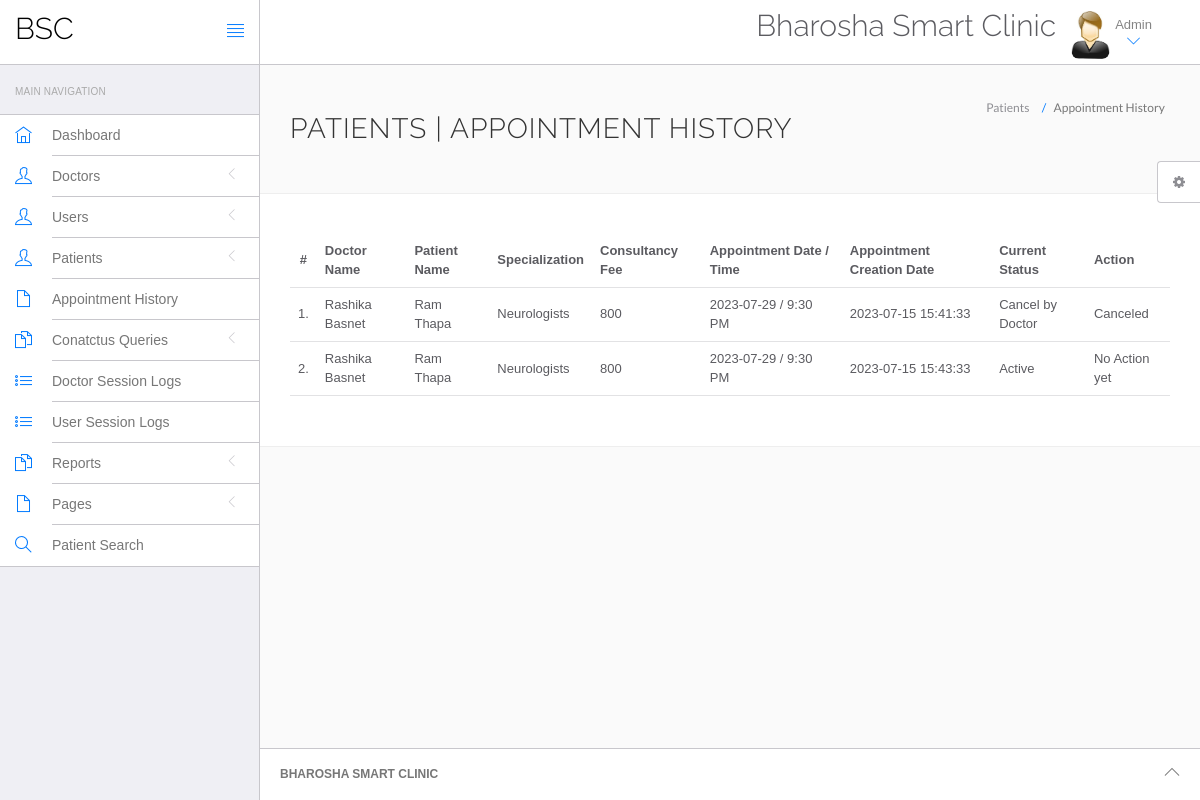
The app's page /hms/admin/appointment-history.php (signed in) with its own data.
### tables this page shows
CREATE TABLE `appointment` (
  `id` int(11) NOT NULL,
  `doctorSpecialization` varchar(255) DEFAULT NULL,
  `doctorId` int(11) DEFAULT NULL,
  `userId` int(11) DEFAULT NULL,
  `consultancyFees` int(11) DEFAULT NULL,
  `appointmentDate` varchar(255) DEFAULT NULL,
  `appointmentTime` varchar(255) DEFAULT NULL,
  `postingDate` timestamp NULL DEFAULT current_timestamp(),
  `userStatus` int(11) DEFAULT NULL,
  `doctorStatus` int(11) DEFAULT NULL,
  `updationDate` timestamp NULL DEFAULT NULL ON UPDATE current_timestamp()
);

CREATE TABLE `doctors` (
  `id` int(11) NOT NULL,
  `specilization` varchar(255) DEFAULT NULL,
  `doctorName` varchar(255) DEFAULT NULL,
  `address` longtext DEFAULT NULL,
  `docFees` varchar(255) DEFAULT NULL,
  `contactno` bigint(11) DEFAULT NULL,
  `docEmail` varchar(255) DEFAULT NULL,
  `password` varchar(255) DEFAULT NULL,
  `creationDate` timestamp NULL DEFAULT current_timestamp(),
  `updationDate` timestamp NULL DEFAULT NULL ON UPDATE current_timestamp()
);

CREATE TABLE `users` (
  `id` int(11) NOT NULL,
  `fullName` varchar(255) DEFAULT NULL,
  `address` longtext DEFAULT NULL,
  `city` varchar(255) DEFAULT NULL,
  `gender` varchar(255) DEFAULT NULL,
  `email` varchar(255) DEFAULT NULL,
  `password` varchar(255) DEFAULT NULL,
  `regDate` timestamp NULL DEFAULT current_timestamp(),
  `updationDate` timestamp NULL DEFAULT NULL ON UPDATE current_timestamp()
);

### hms/admin/appointment-history.php (the view, shortened to what this page needs)
<?php
include('include/config.php');
if(strlen($_SESSION['id']==0)) {
 header('location:logout.php');
  } else{
?>
<!DOCTYPE html>
<html lang="en">
	<head>
		<link rel="stylesheet" href="vendor/bootstrap/css/bootstrap.min.css">
		<link rel="stylesheet" href="vendor/fontawesome/css/font-awesome.min.css">
		<link rel="stylesheet" href="vendor/themify-icons/themify-icons.min.css">
		<link href="vendor/animate.css/animate.min.css" rel="stylesheet" media="screen">
		<link href="vendor/perfect-scrollbar/perfect-scrollbar.min.css" rel="stylesheet" media="screen">
		<link href="vendor/switchery/switchery.min.css" rel="stylesheet" media="screen">
		<link href="vendor/bootstrap-touchspin/jquery.bootstrap-touchspin.min.css" rel="stylesheet" media="screen">
		<link href="vendor/select2/select2.min.css" rel="stylesheet" media="screen">
		<link href="vendor/bootstrap-datepicker/bootstrap-datepicker3.standalone.min.css" rel="stylesheet" media="screen">
		<link href="vendor/bootstrap-timepicker/bootstrap-timepicker.min.css" rel="stylesheet" media="screen">
		<link rel="stylesheet" href="assets/css/styles.css">
		<link rel="stylesheet" href="assets/css/plugins.css">
		<link rel="stylesheet" href="assets/css/themes/theme-1.css" id="skin_color" />
	</head>
	<body>
		<div id="app">
<?php include('include/sidebar.php');?>
			<div class="app-content">
					<?php include('include/header.php');?>
				<div class="main-content" >
					<div class="wrap-content container" id="container">
						<section id="page-title">
							<div class="row">
								<div class="col-sm-8">
									<h1 class="mainTitle">Patients  | Appointment History</h1>
																	</div>
								<ol class="breadcrumb">
									<li>
										<span>Patients </span>
									</li>
									<li class="active">
										<span>Appointment History</span>
									</li>
								</ol>
							</div>
						</section>
						<div class="container-fluid container-fullw bg-white">
									<div class="row">
								<div class="col-md-12">
									<table class="table table-hover" id="sample-table-1">
										<thead>
											<tr>
												<th class="center">#</th>
												<th class="hidden-xs">Doctor Name</th>
												<th>Patient Name</th>
												<th>Specialization</th>
												<th>Consultancy Fee</th>
												<th>Appointment Date / Time </th>
												<th>Appointment Creation Date  </th>
												<th>Current Status</th>
												<th>Action</th>
											</tr>
										</thead>
										<tbody>
<?php
$sql=mysqli_query($con,"select doctors.doctorName as docname,users.fullName as pname,appointment.*  from appointment join doctors on doctors.id=appointment.doctorId join users on users.id=appointment.userId ");
$cnt=1;
while($row=mysqli_fetch_array($sql))
{
?>
											<tr>
												<td class="center"><?php echo $cnt;?>.</td>
												<td class="hidden-xs"><?php echo $row['docname'];?></td>
												<td class="hidden-xs"><?php echo $row['pname'];?></td>
												<td><?php echo $row['doctorSpecialization'];?></td>
												<td><?php echo $row['consultancyFees'];?></td>
												<td><?php echo $row['appointmentDate'];?> / <?php echo
												 $row['appointmentTime'];?>
												</td>
												<td><?php echo $row['postingDate'];?></td>
												<td>
<?php if(($row['userStatus']==1) && ($row['doctorStatus']==1))
{
	echo "Active";
}
if(($row['userStatus']==1) && ($row['doctorStatus']==0))
{
	echo "Cancel by Doctor";
}
												?></td>
												<td >
												<div class="visible-md visible-lg hidden-sm hidden-xs">
							<?php if(($row['userStatus']==1) && ($row['doctorStatus']==1))
{
echo "No Action yet";
	 } else {
		echo "Canceled";
		} ?>
												</div>
												</td>
											</tr>
											<?php
$cnt=$cnt+1;
											 }?>
										</tbody>
									</table>
								</div>
							</div>
								</div>
					</div>
				</div>
			</div>
	<?php include('include/footer.php');?>
	<?php include('include/setting.php');?>
		</div>
	</body>
</html>
<?php } ?>

### hms/admin/assets/css/themes/theme-1.css (style rules this page uses)
body { background: #FAFAFA; }

### records on screen
appointment: doctorId.doctorName "Rashika Basnet", userId.fullName "Ram Thapa", doctorSpecialization "Neurologists", consultancyFees "800", appointmentDate "2023-07-29", appointmentTime "9:30 PM", postingDate "2023-07-15 15:41:33", userStatus "Cancel by Doctor"
appointment: doctorId.doctorName "Rashika Basnet", userId.fullName "Ram Thapa", doctorSpecialization "Neurologists", consultancyFees "800", appointmentDate "2023-07-29", appointmentTime "9:30 PM", postingDate "2023-07-15 15:43:33", userStatus "Active"
